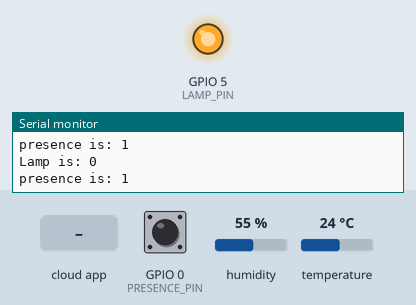
Recording of a sketch running on a simulated ESP8266 (NodeMCU). On the bench: output pins drawn as LEDs (lit = HIGH), the last lines printed to the serial monitor. The test bench sets the inputs (shaded band); at power-on: GPIO 0 (PRESENCE_PIN) HIGH, humidity 55 %, temperature 24 °C. WiFi joins after 1.5 s; servers stay silent unless stated; uploads are accepted with an empty reply; the Firebase database answers and starts empty.

Above: at 5.2 s.
5.3 s: the phone or cloud app sets lamp to 1
At 6.3 s:
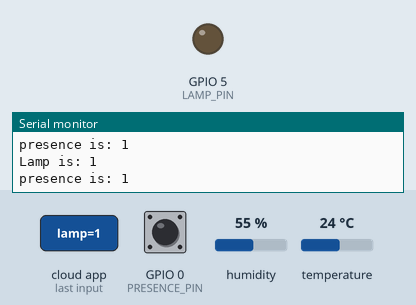
6.8 s: the phone or cloud app sets lamp to 0
At 7.5 s:
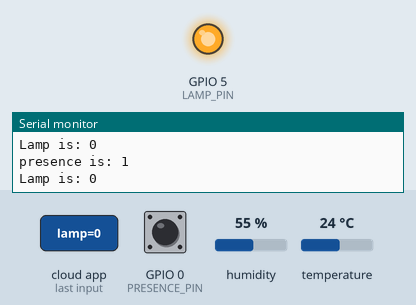
Timing chart, 0 to 9.8 s (numbered marks = the images above; inputs shaded):
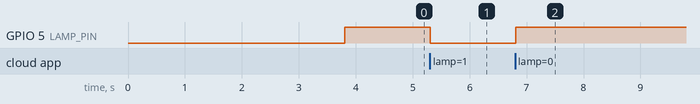

The sketch:

Playground.ino
```cpp
#include <ESP8266WiFi.h>
#include <FirebaseArduino.h>
#include <Ticker.h>
#include "DHT.h"
#include <WiFiClientSecure.h>
#include "credentials.h"
#include <PubSubClient.h>
#include <BlynkSimpleEsp8266.h>
#include <ArduinoJson.h> // lib para criar objetos json

#define LAMP_PIN 5
#define PRESENCE_PIN 0
#define DHT_PIN 4
#define DHTTYPE DHT11
#define PUBLISH_INTERVAL 1000*30*1 // Publique a cada 0.5 min

// Set these to run example.
const char ssid[] = WIFI_SSID;
const char password[] = WIFI_PASSWORD;
const char firebaseHost[] = FIREBASE_HOST;
const char firebaseAuth[] = FIREBASE_AUTH;
const String google_script_id = GAS_ID;
const char* googleHost = "script.google.com";
const int httpsPort = 443;
char blinkAuth[] = "553ddce9a0eb45ff8e6466d578b14b2f";

/*MQTT credentials*/
const char* mqttServer = "mqtt.demo.konkerlabs.net";
const char* mqttPort = "1883";
const char* USER_Temp = "5u94a87gldlr";
const char* PWD_Temp = "0qdFfiRAECyk";
const char* PUB_Temp = "data/5u94a87gldlr/pub/temperatura";
const char* SUB_Temp = "data/5u94a87gldlr/sub/temperatura";

const char* USER_Room = "2sn6ghtmaohe";
const char* PWD_Room = "RUAw6Qec92WW";
const char* PUB_Room = "data/2sn6ghtmaohe/pub/";
const char* SUB_Room = "data/2sn6ghtmaohe/sub/";
const char* CHANNEL_Temp = "temperatura";
const char* CHANNEL_Mov = "movimento";

DHT dht(DHT_PIN, DHTTYPE);
Ticker ticker;
WiFiClientSecure client;
PubSubClient pubSubClient(client);
bool publishNewState = true;
int chk;
float humidity;    //Stores humidity value
float temperature; //Stores temperature value
char bufferJ[256];
char *mensagem;

void publish() {
  publishNewState = true;
}

/*** SETUPS ***/
void setup() {
  Serial.begin(9600);

  setupPins();
  setupWifi();
  setupFirebase();
  //setupMqtt();
  client.setInsecure();

  // Registra o ticker para publicar de tempos em tempos
  ticker.attach_ms(PUBLISH_INTERVAL, publish);
}

void setupPins() {
  pinMode(LAMP_PIN, OUTPUT);
  digitalWrite(LAMP_PIN, LOW);
  pinMode(PRESENCE_PIN, INPUT);
  dht.begin();
}

void setupWifi() {
  WiFi.begin(ssid, password);
  Serial.print("connecting");
  while (WiFi.status() != WL_CONNECTED) {
    Serial.print(".");
    delay(500);
  }
  Serial.println();
  Serial.print("connected: ");
  Serial.println(WiFi.localIP());
}

void setupFirebase() {
  Firebase.begin(firebaseHost, firebaseAuth);
  sendToFirebase("lamp",false);
  sendToFirebase("presence", false);
}

void setupMqtt(){
  pubSubClient.setServer(mqttServer, 1883);
  pubSubClient.setCallback(callback);
}

void reconnect(){
  // Entra no Loop ate estar conectado
  while (!pubSubClient.connected()) {
    Serial.print("Attempting MQTT connection...");
    // Usando um ID unico (Nota: IDs iguais causam desconexao no Mosquito)
    // Tentando conectar
    if (pubSubClient.connect(USER_Room, USER_Room, PWD_Room)) {
      Serial.println("connected");
      // Subscrevendo no topico esperado
      pubSubClient.subscribe(SUB_Temp);
    } else {
      Serial.print("Falhou! Codigo rc=");
      Serial.print(pubSubClient.state());
      Serial.println(" Tentando novamente em 5 segundos");
      // Esperando 5 segundos para tentar novamente
      delay(5000);
    }
  }
}
/*** SETUPS ***/


/*** READING VALUES ***/
void readDHT() {
  //Read data and store it to variables hum and temp
  humidity = dht.readHumidity();
  temperature = dht.readTemperature();

  //Print temp and humidity values to serial monitor
  printMonitorSerial("Humidity: " +  String(humidity) + " %, Temp: " +  String(temperature) + " Celsius");

  if (!isnan(humidity) && !isnan(temperature)) {
    // Manda para o firebase
    sendToFirebase("temperature", temperature);
    sendToFirebase("humidity", humidity);
    sendToGoogleDrive(temperature, humidity);

    publishNewState = false;
  } else {
    printMonitorSerial("Error Publishing");
  }
}

void readPresence() {
  // Verifica o valor do sensor de presença
  // LOW sem movimento
  // HIGH com movimento
  int presence = digitalRead(PRESENCE_PIN);
  printMonitorSerial("presence is: " + String(presence));

  sendToFirebase("presence", presence == HIGH);
}

void readLamp() {
  // Verifica o valor da lampada no firebase
  bool lampValue = readFromFirebase("lamp");
  printMonitorSerial("Lamp is: " + String(lampValue));
  digitalWrite(LAMP_PIN, lampValue == 0 ? HIGH : LOW);
}

bool readFromFirebase(String key){
  return Firebase.getBool(key);
}
/*** READING VALUES ***/


/*** SENDING VALUES ***/
void sendToFirebase(String key, bool value){
  Firebase.setBool(key, value);
}

void sendToFirebase(String key, float value){
  Firebase.pushFloat(key, value);
}

void sendTemperatureByMqtt(float temperature){
  //Enviando via MQTT o resultado calculado da temperatura
  mensagem = jsonMQTTmsgDATA("My_favorite_thermometer", "Celsius", temperature);
  //pubSubClient.publish(PUB_Room.concat(CHANNEL_Temp), mensagem);
  pubSubClient.loop(); // executa mqtt
}

void sendToGoogleDrive(float temp, float humi)
{
  Serial.print("connecting to ");
  Serial.println(googleHost);
  if (!client.connect(googleHost, httpsPort)) {
    Serial.println("connection failed");
    return;
  }

  String string_temp     =  String(temp);
  String string_humi     =  String(humi);
  String url = "/macros/s/" + google_script_id + "/exec?temperature=" + string_temp + "&humidity=" + string_humi;
  Serial.print("requesting URL: ");
  Serial.println(url);

  client.print(String("GET ") + url + " HTTP/1.1\r\n" +
         "host: " + googleHost + "\r\n" +
         "User-Agent: BuildFailureDetectorESP8266\r\n" +
         "Connection: close\r\n\r\n");

  Serial.println("request sent");
  while (client.connected()) {
  String line = client.readStringUntil('\n');
  if (line == "\r") {
    Serial.println("headers received");
    break;
  }
  }
  String line = client.readStringUntil('\a');
  if (line.startsWith("{\"state\":\"success\"")) {
  Serial.println("esp8266/Arduino CI successfull!");
  } else {
  Serial.println("esp8266/Arduino CI has failed");
  }
  Serial.println("reply was:");
  Serial.println("==========");
  Serial.println(line);
  Serial.println("==========");
  Serial.println("closing connection");
}
/*** SENDING VALUES ***/

void printMonitorSerial(String value){
  Serial.println(value);
}

//Funcao que formato os dados do termometro que serao enviados via mqtt
char *jsonMQTTmsgDATA(const char *device_id, const char *metric, float value) {
  /*const int capacity = JSON_OBJECT_SIZE(3);
  StaticJsonDocument<capacity> jsonMSG;
  jsonMSG["deviceId"] = device_id;
  jsonMSG["metric"] = metric;
  jsonMSG["value"] = value;
  serializeJson(jsonMSG, bufferJ);*/
  return bufferJ;
}

void callback(char* topic, byte* payload, unsigned int length) {

  Serial.print("Message arrived in topic: ");
  Serial.println(topic);

  Serial.print("Message:");
  for (int i = 0; i < length; i++) {
    Serial.print((char)payload[i]);
  }

  Serial.println();
  Serial.println("-----------------------");

}

void loop() {
  // Apenas publique quando passar o tempo determinado
  if (publishNewState) {
    printMonitorSerial("Publish new State");
    readDHT();
  }

  readPresence();
  readLamp();

  //se nao estiver conectado no Broker MQTT, se conecte!
  //if (!pubSubClient.connected()) {
  //  reconnect();
  //}


  delay(200);
}
```

credentials.h
```cpp
#define  FIREBASE_HOST   "smartclassroom-d8200.firebaseio.com"
#define  FIREBASE_AUTH   "xC5GfkbL3oyYDgkFzzw2HvUOu2bnjiFSfP7M66PN"
#define  WIFI_SSID   "bueno"
#define  WIFI_PASSWORD   "12345678"
#define  GAS_ID  "AKfycbyHs_okYL0StbajOmsfZBy_tD4cfhL1ADqUP8aIgIDEJiuIsDmL"
```

Measured:
- after the input at 5.3 s, GPIO 5 (LAMP_PIN): HIGH → LOW at once
- after the input at 6.8 s, GPIO 5 (LAMP_PIN): LOW → HIGH at once
